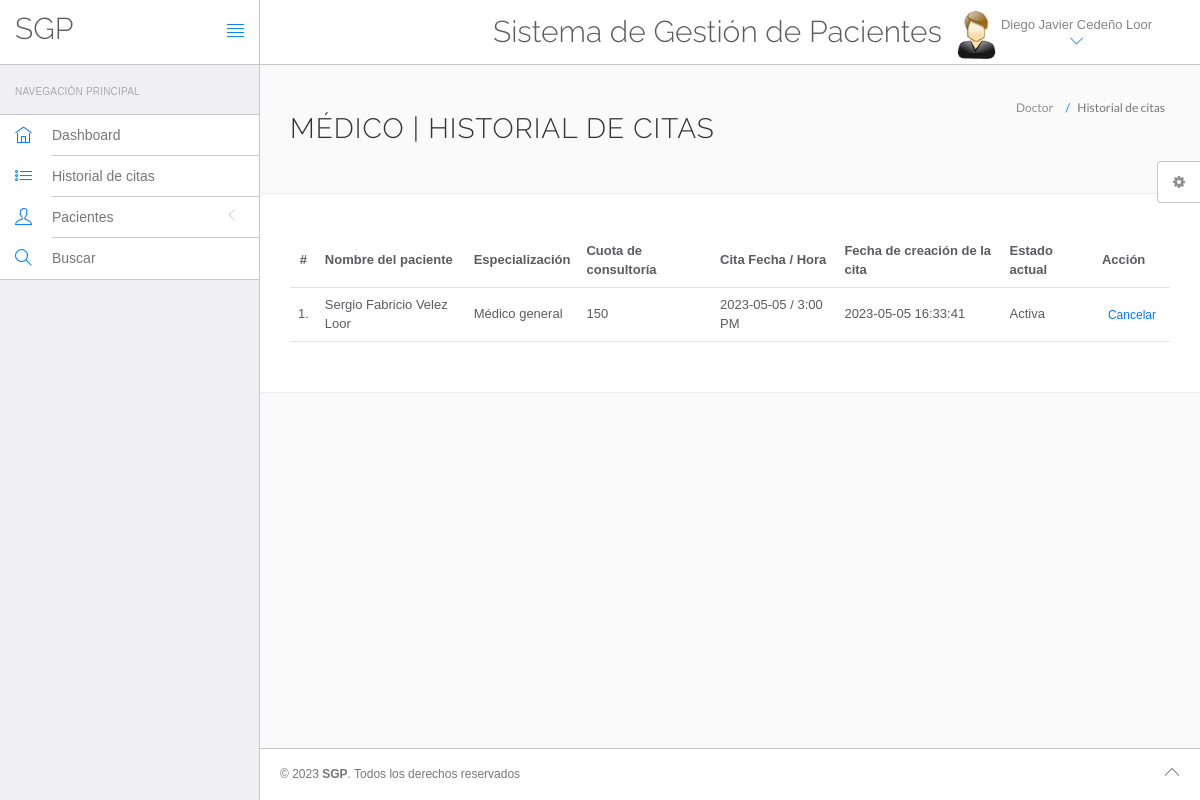
The app's page /hms/doctor/appointment-history.php (signed in) with its own data.
### tables this page shows
CREATE TABLE `doctors` (
  `id` int(11) NOT NULL,
  `specilization` varchar(255) DEFAULT NULL,
  `doctorName` varchar(255) DEFAULT NULL,
  `address` longtext DEFAULT NULL,
  `docFees` varchar(255) DEFAULT NULL,
  `contactno` bigint(11) DEFAULT NULL,
  `docEmail` varchar(255) DEFAULT NULL,
  `password` varchar(255) DEFAULT NULL,
  `creationDate` timestamp NULL DEFAULT current_timestamp(),
  `updationDate` timestamp NULL DEFAULT NULL ON UPDATE current_timestamp()
);

CREATE TABLE `appointment` (
  `id` int(11) NOT NULL,
  `doctorSpecialization` varchar(255) DEFAULT NULL,
  `doctorId` int(11) DEFAULT NULL,
  `userId` int(11) DEFAULT NULL,
  `consultancyFees` int(11) DEFAULT NULL,
  `appointmentDate` varchar(255) DEFAULT NULL,
  `appointmentTime` varchar(255) DEFAULT NULL,
  `postingDate` timestamp NULL DEFAULT current_timestamp(),
  `userStatus` int(11) DEFAULT NULL,
  `doctorStatus` int(11) DEFAULT NULL,
  `updationDate` timestamp NULL DEFAULT NULL ON UPDATE current_timestamp()
);

CREATE TABLE `users` (
  `id` int(11) NOT NULL,
  `fullName` varchar(255) DEFAULT NULL,
  `address` longtext DEFAULT NULL,
  `city` varchar(255) DEFAULT NULL,
  `gender` varchar(255) DEFAULT NULL,
  `email` varchar(255) DEFAULT NULL,
  `password` varchar(255) DEFAULT NULL,
  `regDate` timestamp NULL DEFAULT current_timestamp(),
  `updationDate` timestamp NULL DEFAULT NULL ON UPDATE current_timestamp()
);

### hms/doctor/appointment-history.php (the view, shortened to what this page needs)
<?php
include('include/config.php');
?>
<!DOCTYPE html>
<html lang="en">
<head>
    <link rel="stylesheet" href="vendor/bootstrap/css/bootstrap.min.css">
    <link rel="stylesheet" href="vendor/fontawesome/css/font-awesome.min.css">
    <link rel="stylesheet" href="vendor/themify-icons/themify-icons.min.css">
    <link href="vendor/animate.css/animate.min.css" rel="stylesheet" media="screen">
    <link href="vendor/perfect-scrollbar/perfect-scrollbar.min.css" rel="stylesheet" media="screen">
    <link href="vendor/switchery/switchery.min.css" rel="stylesheet" media="screen">
    <link href="vendor/bootstrap-touchspin/jquery.bootstrap-touchspin.min.css" rel="stylesheet" media="screen">
    <link href="vendor/select2/select2.min.css" rel="stylesheet" media="screen">
    <link href="vendor/bootstrap-datepicker/bootstrap-datepicker3.standalone.min.css" rel="stylesheet" media="screen">
    <link href="vendor/bootstrap-timepicker/bootstrap-timepicker.min.css" rel="stylesheet" media="screen">
    <link rel="stylesheet" href="assets/css/styles.css">
    <link rel="stylesheet" href="assets/css/plugins.css">
    <link rel="stylesheet" href="assets/css/themes/theme-1.css" id="skin_color" />
</head>
<body>
    <div id="app">
        <?php include('include/sidebar.php');?>
        <div class="app-content">
            <?php include('include/header.php');?>
            <div class="main-content">
                <div class="wrap-content container" id="container">
                    <section id="page-title">
                        <div class="row">
                            <div class="col-sm-8">
                                <h1 class="mainTitle">Médico | Historial de citas</h1>
                            </div>
                            <ol class="breadcrumb">
                                <li>
                                    <span>Doctor </span>
                                </li>
                                <li class="active">
                                    <span>Historial de citas</span>
                                </li>
                            </ol>
                        </div>
                    </section>
                    <div class="container-fluid container-fullw bg-white">
                        <div class="row">
                            <div class="col-md-12">
                                <table class="table table-hover" id="sample-table-1">
                                    <thead>
                                        <tr>
                                            <th class="center">#</th>
                                            <th class="hidden-xs">Nombre del paciente</th>
                                            <th>Especialización</th>
                                            <th>Cuota de consultoría</th>
                                            <th>Cita Fecha / Hora</th>
                                            <th>Fecha de creación de la cita </th>
                                            <th>Estado actual</th>
                                            <th>Acción</th>
                                        </tr>
                                    </thead>
                                    <tbody>
                                        <?php
$sql=mysqli_query($con,"select users.fullName as fname,appointment.*  from appointment join users on users.id=appointment.userId where appointment.doctorId='".$_SESSION['id']."'");
$cnt=1;
while($row=mysqli_fetch_array($sql))
{
?>
                                        <tr>
                                            <td class="center"><?php echo $cnt;?>.</td>
                                            <td class="hidden-xs"><?php echo $row['fname'];?></td>
                                            <td><?php echo $row['doctorSpecialization'];?></td>
                                            <td><?php echo $row['consultancyFees'];?></td>
                                            <td><?php echo $row['appointmentDate'];?> / <?php echo
												 $row['appointmentTime'];?>
                                            </td>
                                            <td><?php echo $row['postingDate'];?></td>
                                            <td>
                                                <?php if(($row['userStatus']==1) && ($row['doctorStatus']==1))
{
	echo "Activa";
}
												?></td>
                                            <td>
                                                <div class="visible-md visible-lg hidden-sm hidden-xs">
                                                    <?php if(($row['userStatus']==1) && ($row['doctorStatus']==1))
{ ?>
                                                    <a href="appointment-history.php?id=<?php echo $row['id']?>&cancel=update"
                                                        onClick="return confirm('¿Estás seguro de que deseas cancelar esta cita?')"
                                                        class="btn btn-transparent btn-xs tooltips"
                                                        title="Cancel Appointment" tooltip-placement="top"
                                                        tooltip="Remove">Cancelar</a>
                                                    <?php } else {
		echo "Cancelada";
		} ?>
                                                </div>
                                            </td>
                                        </tr>
                                        <?php
$cnt=$cnt+1;
											 }?>
                                    </tbody>
                                </table>
                            </div>
                        </div>
                    </div>
                </div>
            </div>
        </div>
        <?php include('include/footer.php');?>
        <?php include('include/setting.php');?>
    </div>
</body>
</html>

### hms/doctor/include/header.php (shortened to what this page needs)
<header class="navbar navbar-default navbar-static-top">
    <div class="navbar-header">
        <a class="navbar-brand" href="#">
            <h2 style="padding-top:20% ">SGP</h2>
        </a>
        <a href="#" class="sidebar-toggler pull-right visible-md visible-lg" data-toggle-class="app-sidebar-closed"
            data-toggle-target="#app">
            <i class="ti-align-justify"></i>
        </a>
    </div>
    <div class="navbar-collapse collapse">
        <ul class="nav navbar-right">
            <li style="padding-top:2% ">
                <h2>Sistema de Gestión de Pacientes</h2>
            </li>
            <li class="dropdown current-user">
                <a href class="dropdown-toggle" data-toggle="dropdown">
                    <img src="assets/images/images.jpg"> <span class="username">
                        <?php $query=mysqli_query($con,"select doctorName from doctors where id='".$_SESSION['id']."'");
while($row=mysqli_fetch_array($query))
{
	echo $row['doctorName'];
}
									?> <i class="ti-angle-down"></i></i></span>
                </a>
            </li>
        </ul>
    </div>
</header>

### hms/doctor/assets/css/themes/theme-1.css (style rules this page uses)
body { background: #FAFAFA; }
header .navbar-header { background: #ffffff !important; border-right-color: #c8c7cc !important; border-bottom-color: #c8c7cc !important; }
header .navbar-header .sidebar-toggler, header .navbar-header .sidebar-mobile-toggler { color: #007aff !important; }
header .navbar-header .navbar-brand { color: #777 !important; }
header .navbar-collapse { background: #ffffff !important; border-bottom-color: #c8c7cc !important; box-shadow: none !important; }
header .navbar-collapse .navbar-right > li > a { color: #777; }
header .navbar-collapse .navbar-right > li > a i { color: #007aff !important; }

### records on screen
doctors: doctorName "Diego Javier Cedeño Loor"
appointment: userId.fullName "Sergio Fabricio Velez Loor", doctorSpecialization "Médico general", consultancyFees "150", appointmentDate "2023-05-05", appointmentTime "3:00 PM", postingDate "2023-05-05 16:33:41", userStatus "Activa"
